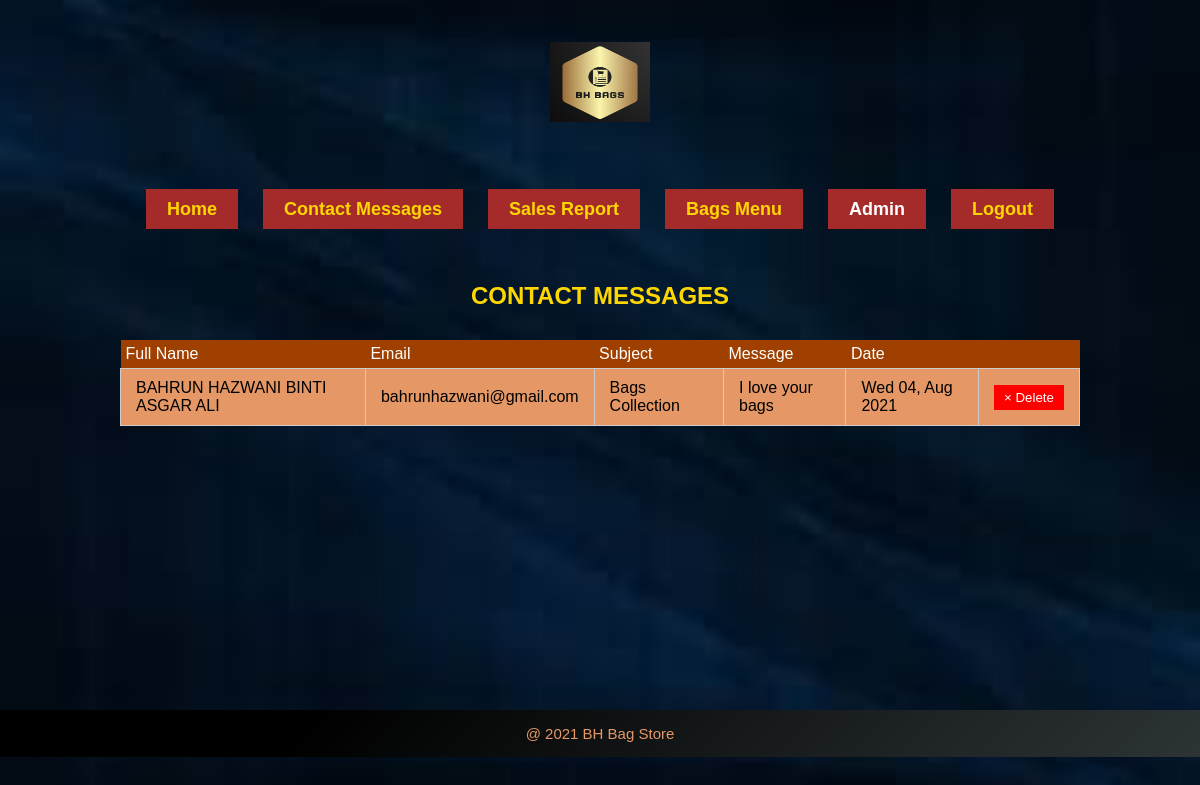
Page /admin/contact_messages.php (signed in) on the committed database.
### tables this page shows
CREATE TABLE `contact` (
  `id` int(10) UNSIGNED NOT NULL,
  `fname` varchar(60) NOT NULL,
  `email` varchar(50) DEFAULT NULL,
  `subject` varchar(100) NOT NULL,
  `message` text NOT NULL,
  `date_time` datetime NOT NULL DEFAULT current_timestamp()
);

### connections/dbh.php (called while the page is built, shortened)
<?php
class mypdo{
	 public $pdc = null;
	 public function __construct(){
		 $host = dbhost;
		 $db   =  dbname;
		 $user  =  dbuser;
		 $pass  =   dbpass;
		 $charset = 'utf8mb4';
		 $dsn = "mysql:host=$host;dbname=$db;charset=$charset";
		 $opt = [PDO::ATTR_ERRMODE => PDO::ERRMODE_EXCEPTION, PDO::ATTR_DEFAULT_FETCH_MODE => PDO::FETCH_ASSOC, PDO::ATTR_EMULATE_PREPARES => false,];
		 $this->pdc = new PDO($dsn, $user, $pass, $opt);
		}
	public function get_menus($qry){
		 $stmt = $this->pdc->prepare($qry);
		 $stmt->execute();
		 return $stmt->fetchAll();
	}
}

### admin/contact_messages.php (the view, shortened to what this page needs)
<?php
include '../connections/dbh.php';
$pdo = new mypdo();
$contacts =  $pdo->get_menus("SELECT * FROM contact  ORDER BY id DESC");
?>
<!DOCTYPE html PUBLIC "-//W3C//DTD XHTML 1.0 Transitional//EN" "http://www.w3.org/TR/xhtml1/DTD/xhtml1-transitional.dtd">
<html xmlns="http://www.w3.org/1999/xhtml"
      xmlns:h="http://xmlns.jcp.org/jsf/html"
      xmlns:c="http://xmlns.jcp.org/jsp/jstl/core"
      xmlns:f="http://xmlns.jcp.org/jsf/core">
    <head>
        <link rel="stylesheet" type="text/css" href="contactmessages.css"></link>
        <link rel="stylesheet" href="https://cdnjs.cloudflare.com/ajax/libs/font-awesome/5.13.1/css/all.min.css"></link>
        <link rel="stylesheet" href="https://stackpath.bootstrapcdn.com/font-awesome/4.7.0/css/font-awesome.min.css"></link>
    </head>
    <body style = "background-image:  url(../image/kuku.jpg)">
        <center><header class="max-width">
            <br></br><br></br><br></br><br></br>
            <nav>
                <br><br><center><a href="../index.php" class="logo"><img src="../image/logo.png" width="50" height="50"></img> </a></center>
             <br><br>
            <ul>
                <li><a href="index.php">Home</a></li>
                <li><a href="contact_messages.php">Contact Messages</a></li>
                <li><a href="sales_report.php">Sales Report</a></li>
                <li><a href="menu.php">Bags Menu</a></li>
                <li><a class="user_name" style = "color:white;"> <?php echo $_SESSION['ausername']; ?></a></li>
                 <li><a href="logout.php">Logout</a></li>
            </ul>
        </nav>
        </header></center>
        <br></br><br></br><br></br>
        <div class="title" id="title">
            <div class="max-width">
                <h2 class="title">
                    CONTACT MESSAGES</h2>
            </div>
        </div>
        <section class="section-menu">
            <div class="container-menu" style=" min-height:370px;">
                <table class="table_m">
                	<thead>
                    	<tr>
                        	<th style = "background-color:#A04000;">Full Name</th>
                            <th style = "background-color:#A04000;">Email</th>
                            <th style = "background-color:#A04000;">Subject</th>
                            <th style = "background-color:#A04000;">Message</th>
                            <th style = "background-color:#A04000;">Date</th>
                            <th style = "background-color:#A04000;"></th>
                        </tr>
                    </thead>
                    <tbody style = "background-color:#E59866;">
                    <?php foreach($contacts as $contact){  ?>
                    	<tr id="msg_<?php echo $contact['id']; ?>">
                        	<td><?php echo $contact['fname']; ?></td>
                            <td><?php echo $contact['email']; ?></td>
                            <td><?php echo $contact['subject']; ?></td>
                            <td><?php echo $contact['message']; ?></td>
                            <td><?php echo date('D d, M Y', strtotime($contact['date_time'])); ?></td>
                            <td class="btn_rw"><button onclick="remove_msg(<?php echo $contact['id']; ?>)"> &times; Delete</button></td>
                        </tr>
                    </tbody>
                    <?php } ?>
                </table>
            </div>
        </section>
        <footer>
        		 <p style="font-size:15px;color:#E59866;font-family: Trebuchet MS, sans-serif;">@ 2021 BH Bag Store</p>
    <script src="../js/admin.js"></script></footer>
    </body>
</html>

### admin/contactmessages.css (style rules this page uses)
* { margin: 0; padding: 0; text-decoration: none; box-sizing: border-box; }
body { font-family:serif; background-size: 100% 100%; background-attachment: fixed; justify-content: center; align-item: center; background-position: center; }
.title { padding: 15px 0; text-align: center; color: gold; font-family: Trebuchet MS, sans-serif; }
header { top: 0; left: 0; width: 100%; display: flex; z-index: 999; }
nav { position: relative; height: 80px; width: 100%; font-family: Trebuchet MS, sans-serif; font-size: 18px; }
nav ul { margin-top: 25px; list-style: none; }
nav ul li { list-style: none; display: inline-block; margin: 0 10px; line-height: 40px; background-color: brown; }
nav ul li a { color: gold; font-weight: 600; padding: 5px 20px; border: 1px solid transparent; transition: 0.6s ease; }
.logo img { vertical-align: top; max-width: 30%; }
a { color: brown; }
table { width: 100%; border-collapse: collapse; }
th { text-align: left; padding: 5px; color: white; background: black; font-weight: normal; }
td { padding: 15px 5px; }
td:last-child { text-align: right; }
th:last-child { text-align: right; }
footer { background-color: #2d3436; background-image: linear-gradient(315deg, #2d3436 0%, #000000 74%); padding: 15px 23px; color: gold; text-align: center; height: auto; background-position: center; background-size: cover; }
.logo img { float: center; width: 100px; height: 80px; }
img { width: 100%; height: 100%; transition: all 0.5s; }
.section-menu { margin: auto; height: auto; text-align: center; background:none; }
.container-menu { width: 80%; margin: 0 auto; font-family: Trebuchet MS, sans-serif; }
.table_m { border-collapse:collapse; }
.table_m td { padding:10px 15px; border:1px solid #CCC; text-align:left; }
.table_m td.btn_rw { white-space:nowrap; }
.table_m td.btn_rw button { display:inline-block; padding:5px 10px; background-color:red; border:none; color:#FFF; cursor:pointer; }
.user_name { color: #0C3; }

### rows in the picture
contact: fname "BAHRUN HAZWANI BINTI ASGAR ALI", email "bahrunhazwani@gmail.com", subject "Bags Collection", message "I love your bags", date_time "Wed 04, Aug 2021"

### other values in the picture
$_SESSION['ausername'] "Admin"
